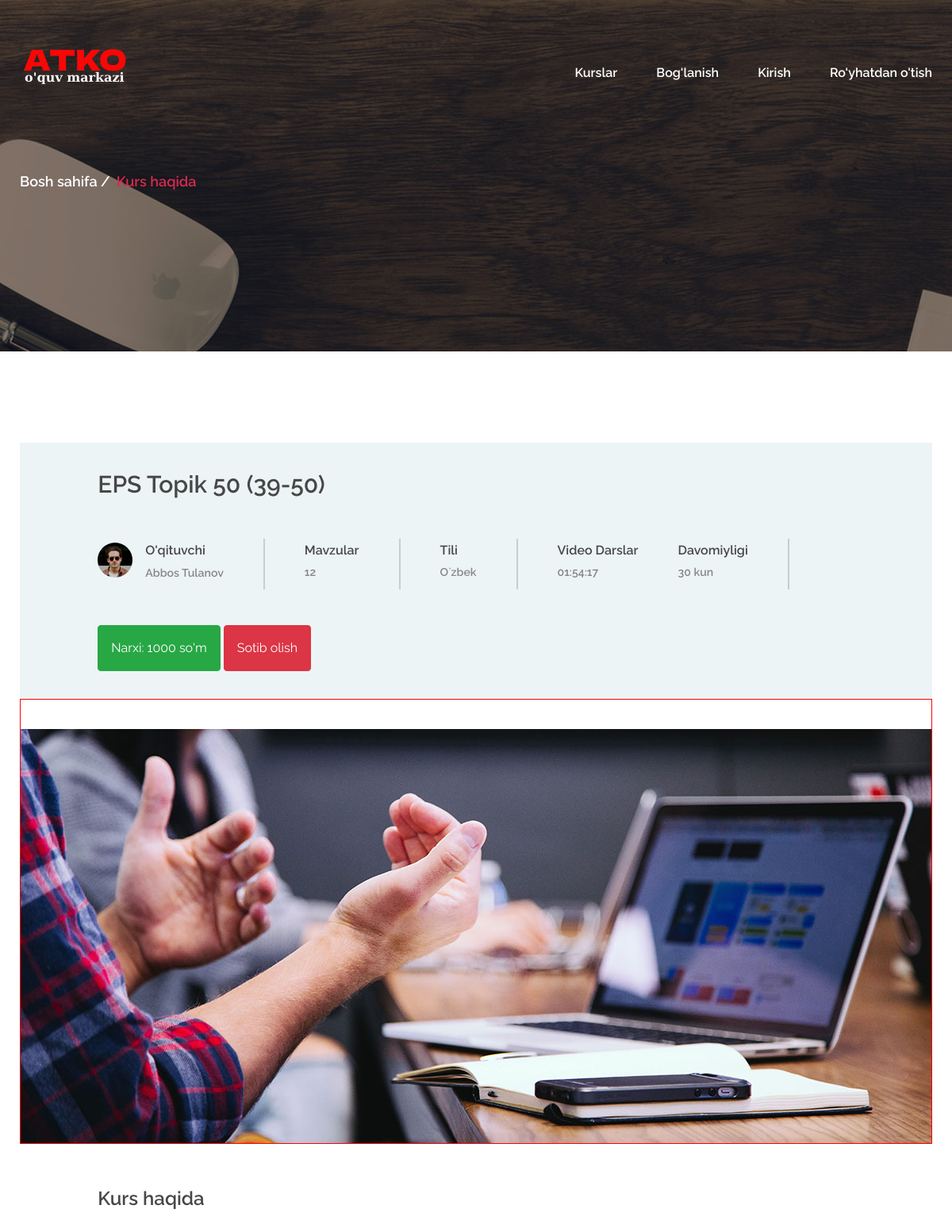
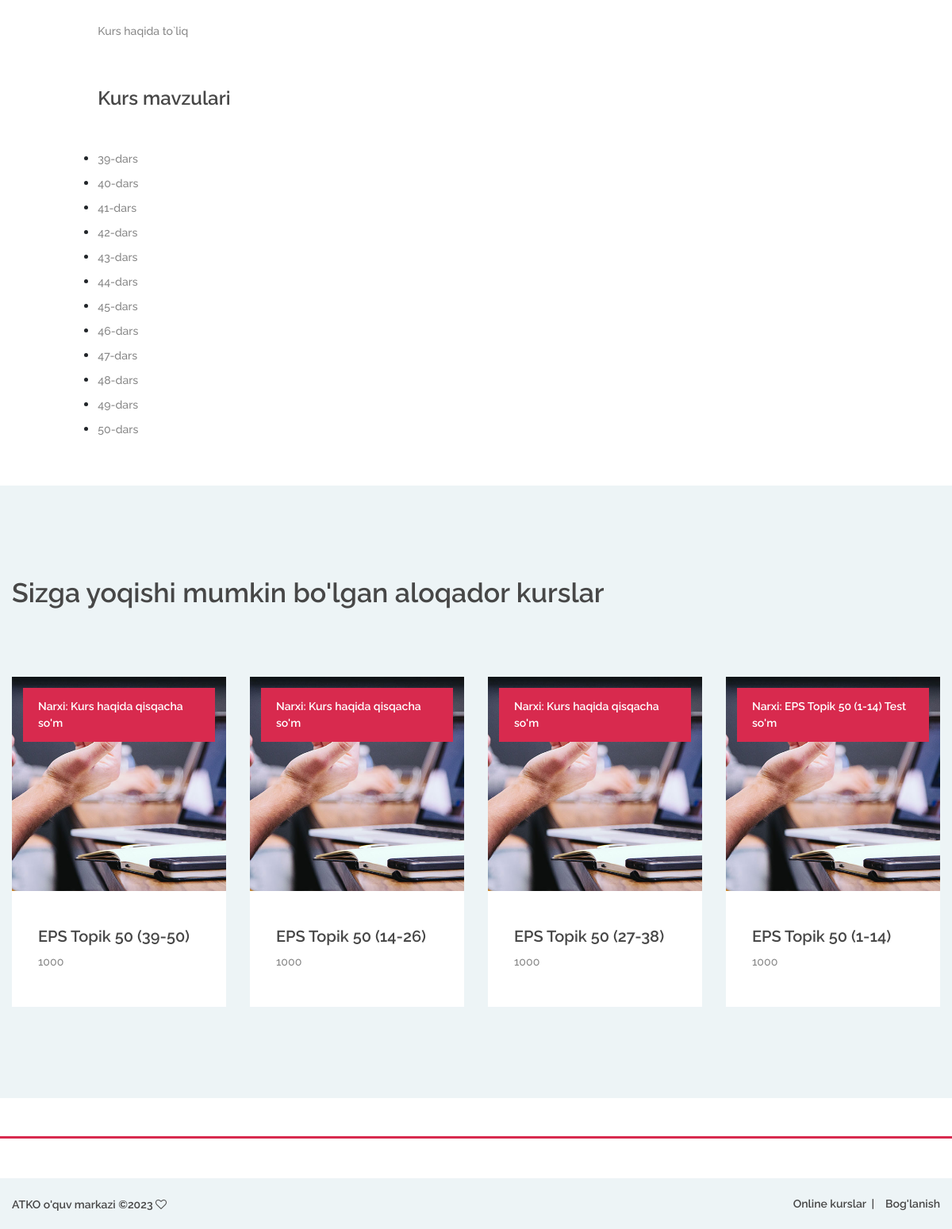
The page /course.php?CoursID=1703532302 on the database its author committed (2 pictures, top to bottom).
### tables this page shows
CREATE TABLE `cours` (
  `id` int(11) NOT NULL,
  `CoursID` varchar(20) NOT NULL,
  `CoursName` varchar(70) NOT NULL,
  `CoursText` varchar(70) NOT NULL,
  `CoursAbout` longtext NOT NULL,
  `CoursPrice` varchar(20) NOT NULL,
  `CoursImage` varchar(120) NOT NULL,
  `CoursMavzu` int(3) NOT NULL,
  `CoursTil` varchar(11) NOT NULL,
  `CoursDavomiy` varchar(8) NOT NULL,
  `CoursTecher` varchar(70) NOT NULL,
  `TecherImage` varchar(120) NOT NULL,
  `Muddat` int(100) NOT NULL,
  `Data` timestamp NOT NULL DEFAULT current_timestamp()
);

CREATE TABLE `coues_mavzu` (
  `id` int(11) NOT NULL,
  `CoursID` varchar(25) NOT NULL,
  `MavzuID` varchar(25) NOT NULL,
  `MavzuName` varchar(70) NOT NULL,
  `MavzuAbout` longtext NOT NULL,
  `MavzuLugat` longtext NOT NULL,
  `Video` varchar(150) NOT NULL,
  `VideoLine` varchar(9) NOT NULL,
  `MavzuNumber` int(3) NOT NULL,
  `Name1` varchar(100) NOT NULL,
  `Name2` varchar(100) NOT NULL,
  `Data` timestamp NOT NULL DEFAULT current_timestamp()
);

### course.php (the view, shortened to what this page needs)
<!DOCTYPE php>
<?php
	include("./config/confige.php");
	if(!isset($_GET['CoursID'])){
		header("location: ./courses.php");
	}else{
		$sql1 = "SELECT * FROM `cours` WHERE `CoursID`='".$_GET['CoursID']."'";
		$res1 = $conn->query($sql1);
		$row1 = $res1->fetch();
	}
?>
<php lang="en">
<head>
	<link rel="stylesheet" href="css/bootstrap.min.css"/>
	<link rel="stylesheet" href="css/font-awesome.min.css"/>
	<link rel="stylesheet" href="css/owl.carousel.css"/>
	<link rel="stylesheet" href="css/style.css"/>
</head>
<body>
	<header class="header-section">
		<div class="container">
			<div class="row">
				<div class="col-lg-3 col-md-3">
					<div class="site-logo">
						<a href="index.php"><img src="img/logo.png" alt=""></a>
					</div>
				</div>
				<div class="col-lg-9 col-md-9">
					<nav class="main-menu" style="text-align:right">
						<ul>
							<li><a href="courses.php">Kurslar</a></li>
							<li><a href="contact.php">Bog'lanish</a></li>
							<li style="display:<?php if(isset($_COOKIE['UserID'])){echo 'none;';} ?>"><a href="login.php">Kirish</a></li>
							<li style="display:<?php if(isset($_COOKIE['UserID'])){echo 'none;';} ?>"><a href="reg.php">Ro'yhatdan o'tish</a></li>
						</ul>
					</nav>
				</div>
			</div>
		</div>
	</header>
	<div class="page-info-section set-bg" data-setbg="img/page-bg/2.jpg">
		<div class="container">
			<div class="site-breadcrumb">
				<a href="./index.php">Bosh  sahifa</a>
				<span>Kurs haqida</span>
			</div>
		</div>
	</div>
	<section class="single-course spad pb-0">
		<div class="container">
			<div class="course-meta-area">
				<div class="row">
					<div class="col-lg-10 offset-lg-1">
						<h3><?php echo $row1['CoursName']; ?></h3>
						<div class="course-metas">
							<div class="course-meta">
								<div class="course-author">
									<div class="ca-pic set-bg" data-setbg="img/techer/<?php echo $row1['CoursImage']; ?>"></div>
									<h6>O'qituvchi</h6>
									<p><?php echo $row1['CoursTecher']; ?></p>
								</div>
							</div>
							<div class="course-meta">
								<div class="cm-info">
									<h6>Mavzular</h6>
									<p><?php echo $row1['CoursMavzu']; ?></p>
								</div>
							</div>
							<div class="course-meta">
								<div class="cm-info">
									<h6>Tili</h6>
									<p><?php echo $row1['CoursTil']; ?></p>
								</div>
							</div>
							<div class="course-meta">
								<div class="cm-info">
									<h6>Video Darslar</h6>
									<p><?php echo $row1['CoursDavomiy']; ?></p>
								</div>
							</div>
							<div class="course-meta">
								<div class="cm-info">
									<h6>Davomiyligi</h6>
									<p><?php echo $row1['Muddat']; ?> kun</p>
								</div>
							</div>
						</div>
						<p class="btn btn-success p-3 m-0">Narxi: <?php echo $row1['CoursPrice']; ?> so'm</p>
						<?php
							if(!isset($_COOKIE['UserID'])){echo "<a href='login.php' class='btn btn-danger p-3 m-0'>Sotib olish</a>";}else{
						?>
						<button class="btn btn-danger p-3 m-0 input-btn">Sotib olish PayME</button>
						<?php } ?>
					</div>
				</div>
			</div>
			<img src="img/kurs/<?php echo $row1['CoursImage']; ?>" style='border:1px solid red;' class="course-preview">
			<div class="row">
				<div class="col-lg-10 offset-lg-1 course-list">
					<div class="cl-item">
						<h4>Kurs haqida</h4>
						<p><?php echo $row1['CoursAbout']; ?></p>
					</div>
					<div class="cl-item">
						<h4>Kurs mavzulari</h4>
						<ul>
							<?php
								$sql3 = "SELECT * FROM `coues_mavzu` WHERE `CoursID`='".$_GET['CoursID']."' ORDER BY `MavzuNumber` ASC";
								$res3 = $conn->query($sql3);
								while ($row3=$res3->fetch()) {
							?>
							<li><p><?php echo $row3['MavzuName']; ?></p></li>
							<?php } ?>
						</ul>
					</div>
				</div>
			</div>
		</div>
	</section>
	<section class="realated-courses spad">
		<div class="course-warp">
			<h2 class="rc-title">Sizga yoqishi mumkin bo'lgan aloqador kurslar</h2>
			<div class="rc-slider owl-carousel">
				<?php
					$sql44 = "SELECT * FROM `cours` ORDER BY RAND() LIMIT 4";
					$res44 = $conn->query($sql44);
					while ($row44 = $res44->fetch()) {
				?>
				<div class="course-item">
					<a href="./course.php?CoursID=<?php echo $row44['CoursID']; ?>">
						<div class="course-thumb set-bg" data-setbg="img/kurs/<?php echo $row44['CoursImage']; ?>" >
							<div class="price">Narxi: <?php echo $row44['CoursText']; ?> so'm</div>
						</div>
						<div class="course-info">
							<div class="course-text">
								<h5><?php echo $row44['CoursName']; ?></h5>
								<p><?php echo $row44['CoursPrice']; ?></p>
							</div>
						</div>
					</a>
				</div>
				<?php } ?>
			</div>
		</div>
	</section>
    <footer class="footer-section spad p-0 mt-5">
		<div class="footer-bottom">
			<div class="footer-warp">
				<ul class="footer-menu">
					<li><a href="courses.php">Online kurslar</a></li>
					<li><a href="contact.php">Bog'lanish</a></li>
				</ul>
				<div class="copyright">
					ATKO o'quv markazi
					&copy;<script>document.write(new Date().getFullYear());</script>
					<i class="fa fa-heart-o" aria-hidden="true"></i>
				</div>
			</div>
		</div>
	</footer>
</body>
</php>

### css/style.css (style rules this page uses)
html, body { height: 100%; font-family: 'Raleway', sans-serif; -webkit-font-smoothing: antialiased; font-smoothing: antialiased; }
h1, h2, h3, h4, h5, h6 { margin: 0; font-weight: 600; color: #474747; }
h2 { font-size: 36px; }
h3 { font-size: 30px; }
h4 { font-size: 24px; }
h5 { font-size: 20px; }
h6 { font-size: 16px; }
p { font-size: 14.1px; color: #878787; line-height: 2.2; font-weight: 500; }
img { max-width: 100%; }
::placeholder { font-style: italic; }
ul, ol { padding: 0; margin: 0; }
.set-bg { background-repeat: no-repeat; background-size: cover; background-position: top center; }
.spad { padding-top: 115px; padding-bottom: 115px; }
.header-section { position: absolute; width: 100%; top: 0; left: 0; padding-top: 60px; }
.site-logo { display: inline-block; }
.main-menu ul { list-style: none; }
.main-menu ul li { display: inline; }
.main-menu ul li a { display: inline-block; font-size: 16px; color: #fff; margin-left: 45px; font-weight: 600; padding: 20px 0 5px; }
.course-warp { max-width: 1559px; padding: 0 15px; margin: 0 auto -30px; }
.course-item { margin-bottom: 30px; }
.course-item .course-thumb { height: 270px; }
.course-item .course-thumb .price { font-size: 14px; color: #fff; font-weight: 600; background: #d82a4e; display: inline-block; padding: 13px 19px; margin: 14px; }
.course-item .course-info { background: #edf4f6; }
.course-item .course-info .course-text { padding: 45px 33px 25px; }
.course-item .course-info .course-text h5 { margin-bottom: 5px; }
.footer-section { border-top: 3px solid #d82a4e; }
.footer-warp { max-width: 1559px; padding: 0 15px; margin: 0 auto; }
.footer-bottom { overflow: hidden; background: #edf4f6; padding: 20px 0; margin-top: 50px; }
.footer-menu { list-style: none; float: right; }
.footer-menu li { display: inline; }
.footer-menu li:last-child a { padding-right: 0; margin-right: 0; }
.footer-menu li:last-child a:after { display: none; }
.footer-menu li a { display: inline-block; font-size: 14px; font-weight: 600; color: #474747; padding-right: 10px; margin-right: 10px; position: relative; }
.footer-menu li a:after { position: absolute; content: "|"; right: 0; top: 0; }
.copyright { padding-top: 3px; float: left; font-size: 14px; font-weight: 600; color: #474747; }
.page-info-section { height: 443px; }
.site-breadcrumb { padding-top: 215px; }
.site-breadcrumb a, .site-breadcrumb span { display: inline-block; margin-right: 10px; padding-right: 10px; font-weight: 600; font-size: 18px; }
.site-breadcrumb a { color: #fff; position: relative; }
.site-breadcrumb a:after { position: absolute; content: "/"; right: -6px; top: 0; color: #fff; }
.site-breadcrumb span { color: #d82a4e; }
.course-meta-area { background: #edf4f6; padding: 35px 0; }
.course-metas { padding-top: 50px; margin-bottom: 45px; display: table; }
.course-meta { display: table-cell; height: 100%; border-right: 2px solid #c5ced0; padding: 5px 50px; }
.course-meta:nth-child(1) { padding-left: 0; }
.course-meta:nth-child(4) { padding-right: 0; border-right: none; }
.course-meta p { margin-bottom: 0; }
.course-meta .course-author .ca-pic { width: 44px; height: 44px; border-radius: 50%; float: left; }
.course-meta .course-author h6 { padding-left: 60px; }
.course-meta .course-author p { padding-left: 60px; margin-bottom: 0; padding-top: 4px; font-weight: 600; }
.course-meta .cm-info h6 { margin-bottom: 3px; }
.course-meta .cm-info p { font-weight: 600; }
.course-preview { padding-top: 37px; margin-bottom: 55px; }
.course-list .cl-item { margin-bottom: 55px; }
.course-list .cl-item h4 { margin-bottom: 46px; }
.course-list .cl-item p { margin-bottom: 0; }
.realated-courses { background: #edf4f6; }
.realated-courses .rc-title { font-size: 34px; margin-bottom: 85px; }
.realated-courses .course-item .course-info { background: #fff; }
@media (min-width: 1200px) { .container { max-width: 1180px; } }

### rows shown on the page
cours: CoursName "EPS Topik 50 (39-50)", CoursTecher "Abbos Tulanov", CoursMavzu "12", CoursTil "O`zbek", CoursDavomiy "01:54:17", Muddat "30", CoursPrice "1000", CoursImage (picture), CoursAbout "Kurs haqida to`liq", CoursText "Kurs haqida qisqacha"
coues_mavzu: MavzuName "39-dars"
coues_mavzu: MavzuName "40-dars"
coues_mavzu: MavzuName "41-dars"
coues_mavzu: MavzuName "42-dars"
coues_mavzu: MavzuName "43-dars"
coues_mavzu: MavzuName "44-dars"
coues_mavzu: MavzuName "45-dars"
coues_mavzu: MavzuName "46-dars"
coues_mavzu: MavzuName "47-dars"
coues_mavzu: MavzuName "48-dars"
coues_mavzu: MavzuName "49-dars"
coues_mavzu: MavzuName "50-dars"
cours: CoursText "Kurs haqida qisqacha", CoursName "EPS Topik 50 (14-26)", CoursPrice "1000"
cours: CoursText "Kurs haqida qisqacha", CoursName "EPS Topik 50 (27-38)", CoursPrice "1000"
cours: CoursText "EPS Topik 50 (1-14) Test", CoursName "EPS Topik 50 (1-14)", CoursPrice "1000"
